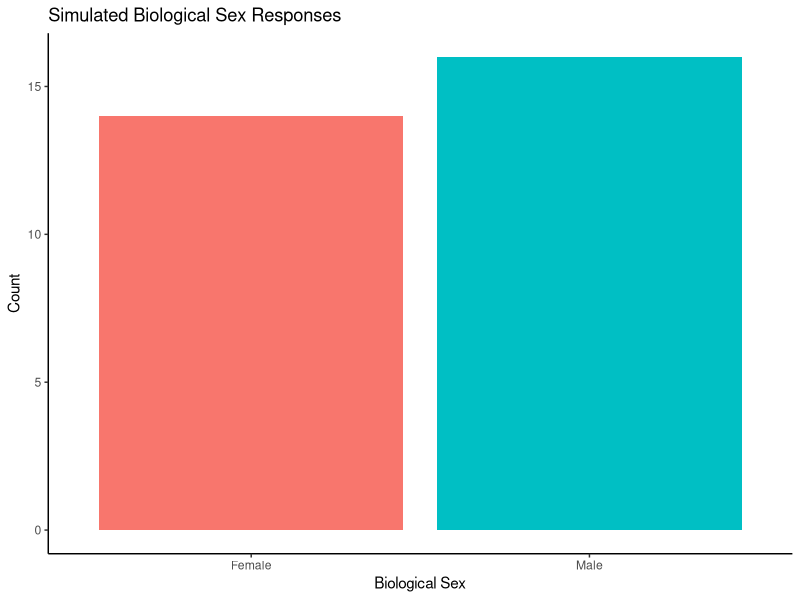
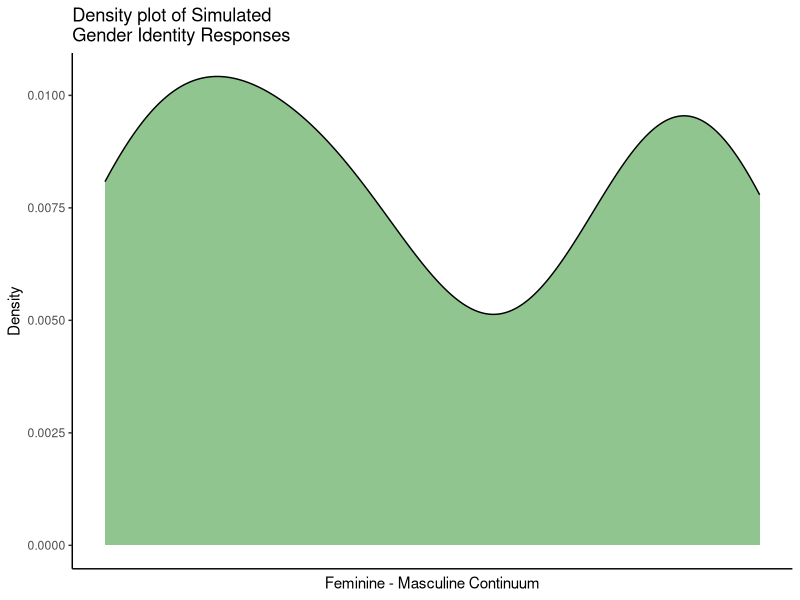
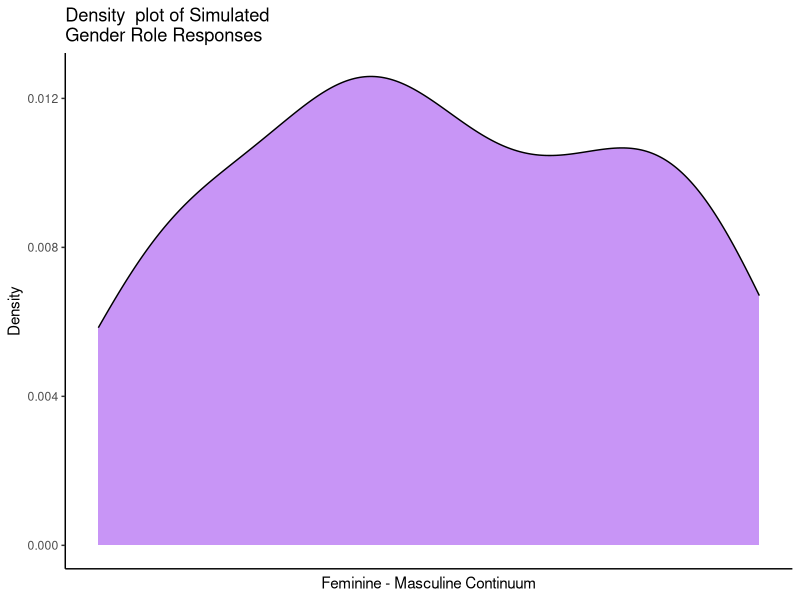

These charts were generated, in order, by the following R code:
## ---- chunk 1
# load libraries and simulated data ---------------------------------------
library(tidyverse)
library(ggpubr)

# set seed for reproducibility
set.seed(42)

# load data set (from RDS if using previous script to simulate the data)
sim_data <- read_csv(file = "sim-data.csv")

# default density plots and scale function ----------------------------------
plot_dens_2D <- function(data, x, y){
  plot <- ggplot(data = data, aes(x = x, y = y)) + 
    geom_density_2d_filled(aes(fill = after_stat(level)),
                           bins = 9, contour_var = 'ndensity') +
    scale_fill_brewer(palette = 16, direction = 1, 
                      labels = c('Low', '', '', '','','','','', 'High')) +
    guides(fill = guide_legend(title = 'Density of Occurences', 
                               direction = 'horizontal', nrow = 1, 
                               label.position = 'bottom'))
  plot
}

## ---- chunk 2

# biological sex bar plot
ggplot(sim_data, aes(x = bio_sex)) +
  geom_bar(aes(fill = bio_sex), show.legend = F) + 
  labs(title = 'Simulated Biological Sex Responses') +
  ylab('Count') + xlab('Biological Sex') +
  theme_classic()
## ---- chunk 3
# gender identity density plot
ggplot(sim_data, aes(x = gen_id)) +
  geom_density(alpha=.5, fill = 'forestgreen', colour = 'black') +
  labs(title = 'Density plot of Simulated\nGender Identity Responses') +
  ylab('Density') + xlab('Feminine - Masculine Continuum') +
  theme_classic() +
  theme(
    legend.position = 'none',
    axis.ticks.x = element_blank(),
    axis.text.x = element_blank()
  )
# gender role density plot
ggplot(sim_data, aes(x = gen_role)) +
  geom_density(alpha=.5, fill = 'purple2', colour = 'black') +
  labs(title = 'Density  plot of Simulated\nGender Role Responses') +
  ylab('Density') + xlab('Feminine - Masculine Continuum') +
  theme_classic() +
  theme(
    legend.position = 'none',
    axis.ticks.x = element_blank(),
    axis.text.x = element_blank()
  )  
## ---- chunk 4
# example of collected data
skew_int <- tibble(
  Mean = c(">70", "55 to 70", "45 to 55", "30 to 45", "<30"),
  Interpretation = c("\"Skews masculine\"", "\"More masculine than feminine\"", "\"Not strongly skewed\"", "\"More feminine than masculine\"", "\"Skews feminine\"")
)

knitr::kable(skew_int, booktabs = TRUE, caption = "Potential Interpretation of Sample Means for Gendered Aspect of Health Items.") %>%
  kableExtra::add_footnote("This table assumes you have recorded the gendered aspects of health items as 0 being the most feminine score and 100 being the most masculine score.", notation = "none")
## ---- chunk 5
# example of collected data
sum_tab <- tibble(
  "SGBA Item" = c("Biological Sex (n(%))", "<i>Female</i>", "<i>Intersex</i>", "<i>Male</i>", "Gendered Aspect of Health (skew)", "<i>Gender Identity</i>", "<i>Gendered Roles</i>"),
  "Sample (n = 30)" = c(" ", "14(47%)", NA, "16(53%)", " ", "  Not strongly skewed", "  Not strongly skewed")
)

knitr::kable(sum_tab, booktabs = TRUE, caption = "Simulated sample characteristics.") 
